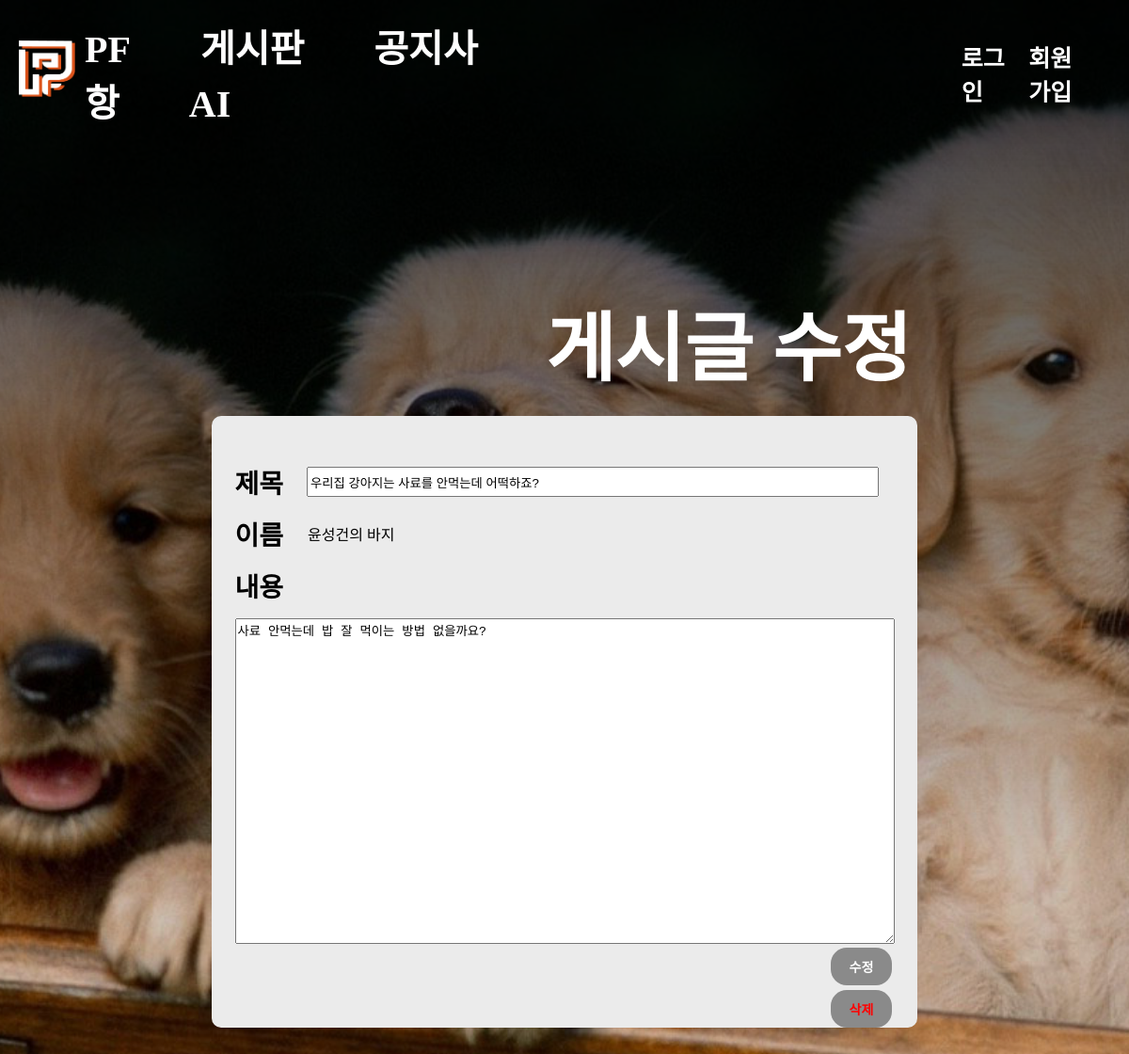
Screenshot of /frontend/board/board_update.php?id=8 with the database file from the repository.
### tables this page shows
CREATE TABLE `posts` (
  `id` int(11) NOT NULL,
  `title` varchar(255) NOT NULL,
  `content` text NOT NULL,
  `author` varchar(100) DEFAULT NULL,
  `created_at` timestamp NOT NULL DEFAULT current_timestamp(),
  `views` int(11) DEFAULT 0
);

### frontend/board/board_update.php (the view, shortened to what this page needs)
<?php
include '../topbar/topbar.php';
$servername = "localhost";
$username = "root";
$password = "";
$dbname = "petfolio";
$conn = new mysqli($servername, $username, $password, $dbname);
$post_id = isset($_GET['id']) ? intval($_GET['id']) : 0;
$sql = "SELECT title, content, author FROM posts WHERE id = $post_id";
$result = $conn->query($sql);
if ($result->num_rows > 0) {
    $row = $result->fetch_assoc();
    $title = htmlspecialchars($row['title']);
    $author = htmlspecialchars($row['author']);
    $content = nl2br(htmlspecialchars($row['content']));
} else {
    echo "게시글을 찾을 수 없습니다.";
    exit;
}
?>
<!DOCTYPE html>
<html lang="">
<head>
    <link rel="stylesheet" href="board_update.css">
</head>
<body>
    <h1 class="notice_text">게시글 수정</h1>
    <div class="notice_container">
        <div class="board_wrap">
            <form action="../board/board_update_process.php" method="post">
                <div class="title_containter">
                    <label for="title" class="font_a">제목</label>
                    <input id="title" name="title" class="title_input" type="text" placeholder="제목을 입력하세요." value="<?php echo $title; ?>" required>
                </div>
                <div class="name_container">
                    <label for="name" class="font_a" style="margin-right: 26px;">이름</label>
                    <a><?php echo $author; ?></a>
                </div>
                <div class="content_container">
                    <label for="content" class="font_a">내용</label>
                </div>
                <textarea id="content" name="content" class="text_box" rows="4" required><?php echo $content; ?></textarea>
                <div class = "bt_container">
                    <button type="submit" class="submit_button">수정</button>
                </div>
            </form>
            <form id="delete_board" class="deletePost" action="../board/board_delete.php" method="post">
                <div class="bt_container1">
                    <button class="submit_button1" type="button" onclick="deletePost()">삭제</button>
                </div>
        </form>
        </div>
    </div>
</body>
</html>
</html>

### frontend/topbar/TopBar.css (style rules this page uses)
body { font-family: 'SKYBORI' }

### frontend/board/board_update.css (style rules this page uses)
body { font-family: 'SKYBORI'; margin: 0; padding: 0; background: url('../img/dogs.jpg') center/cover no-repeat fixed; }
body::before { content: ""; position: fixed; top: 0; left: 0; width: 100%; height: 100%; z-index: -1; background: linear-gradient(rgba(0, 0, 0, 0.8), rgba(0, 0, 0, 0.6), rgba(0, 0, 0, 0.4), rgba(0, 0, 0, 0.2), rgba(0, 0, 0, 0.2)); }
.notice_text { color: white; margin-top: 150px; font-size: 80px; margin-left: 580px; margin-bottom: 20px; }
.notice_container { background-color: rgb(235, 235, 235); width: 700px; height: 600px; margin: auto; margin-bottom: 130px; padding: 25px; border-radius: 10px; display: flex; justify-content: center; align-items: center; }
.board_wrap { width: 1200px; height: 550px; background-color: rgb(235, 235, 235); }
.title_containter, .name_container, .content_container { display: flex; align-items: center; margin-bottom: 15px; }
.title_input { width: 600px; height: 26px; margin-left: 25px; }
.font_a { font-size: 28px; font-weight: bold; color:black; }
.text_box { width: 695px; height: 340px; }
.submit_button { border-radius: 17px; border: none; padding: 10px 20px; font-size: 14px; font-weight: bold; background-color: rgb(138, 138, 138); color:rgb(255, 255, 255); margin-left: 90.3%; }
.submit_button1 { border-radius: 17px; border: none; padding: 10px 20px; font-size: 14px; font-weight: bold; background-color: rgb(138, 138, 138); color:rgb(255, 0, 0); margin-left: 90.3%; margin-top: 5px; }

### rows the page displays
posts: title "우리집 강아지는 사료를 안먹는데 어떡하죠?", author "윤성건의 바지", content "사료 안먹는데 밥 잘 먹이는 방법 없을까요?"
